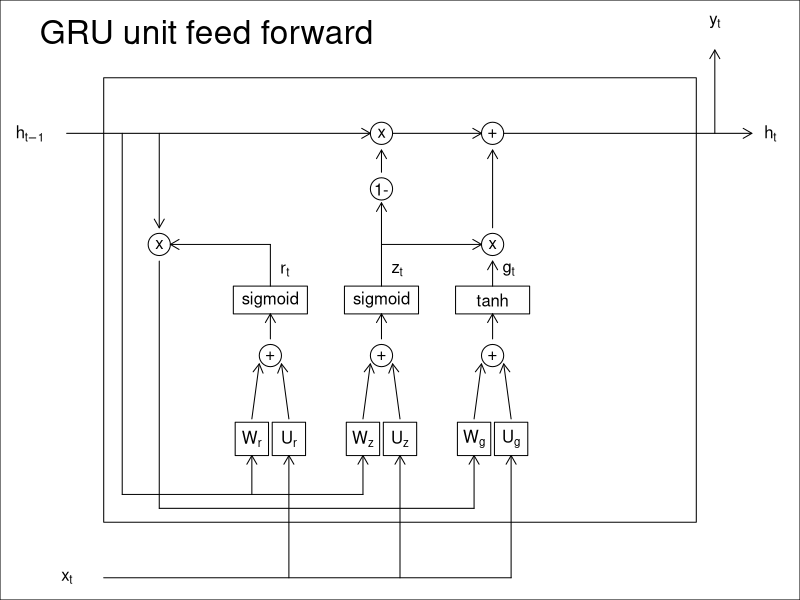
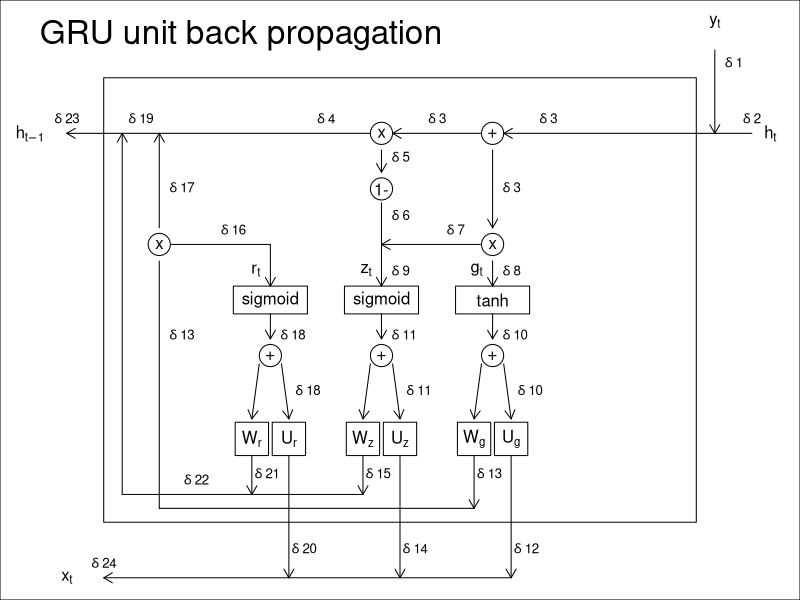

Source code (R) for these figures, in order:
## ---- chunk 1
par(mar=rep(0,4))
plot(c(0,10),c(0,10),type="n",
     # bty ="n",
     xlab ="", ylab= "",xaxt="n",yaxt="n")

text(x=0,y=9.75,labels="GRU unit feed forward",pos=4,cex=2)





symbols(x=5,y=5,rectangles = matrix(8,nrow=1,ncol=2),inches = F,add = T) # unit itself
text(x=c(0,0.5,10,9.25),y=c(8,0,8,10),
     labels = c(expression('h'[t-1]),expression('x'[t]),expression('h'[t]),expression('y'[t])))

symbols(x=c(3,3.5,4.5,5,6,6.5),y=rep(2.5,6),rectangles = matrix(c(0.45,0.6),nrow=6,ncol=2,byrow = T),inches = F,add = T) # weight matrix
text(x=c(3,3.5,4.5,5,6,6.5),y=rep(2.5,6),
     labels = c(expression('W'[r]),expression('U'[r]),
                expression('W'[z]),expression('U'[z]),expression('W'[g]),expression('U'[g]))
     ) # weight matrix

segments(x0=c(1),x1 = c(6.5),y0 = c(0),y1 = c(0)) # xt segment
arrows(x0=c(3.5,5,6.5),y0=rep(0,3),y1=rep(2.2,3),length = 0.1) # xt arrows

symbols(x=c(3.25,4.75,6.25),y=rep(4,3),circles = rep(0.15,3),inches = F,add = T) # addition of the weight matrix from x and hidden
text(x=c(3.25,4.75,6.25),y=rep(4,3),labels="+") # addition of the weight matrix from x and hidden

symbols(x=c(3.25,4.75,6.25),y=c(rep(5,3)),rectangles = matrix(c(1,0.5),nrow=3,ncol=2,byrow = T),inches = F,add = T) # linearisation
text(x=c(3.25,4.75,6.25),y=c(rep(5,3)),labels=c("sigmoid","sigmoid","tanh")) # linearisation

symbols(x=c(1.75,4.75,4.75,6.25,6.25),y=c(6,8,7,6,8),circles = rep(0.15,5),inches = F,add = T) # addition of the weight matrix from x and hidden
text(x=c(1.75,4.75,4.75,6.25,6.25),y=c(6,8,7,6,8),labels=c("x","x","1-","x","+")) # addition of the weight matrix from x and hidden

# 

# 

# # arrows(x0)
# 
segments(x0=c(1.25),x1 = c(1.25),y0 = c(8),y1 = c(1.5)) # ht-1 segment
segments(x0=c(1.25),x1 = c(4.5),y0 = c(1.5),y1 = c(1.5)) # ht-1 segment
# 

arrows(x0=c(3,4.5),y0=rep(1.5,2),y1=rep(2.2,2),length = 0.1) # ht-1 arrows
arrows(x0=c(6),y0=rep(1.25,1),y1=rep(2.2,1),length = 0.1) # ht-1 arrows
# 
arrows(x0=c(3,3.5,4.5,5,6,6.5),x1=c(3,3.5,4.5,5,6,6.5)+c(0.1,-0.1),y0=rep(2.86),y1=rep(3.85,6),length = 0.1) # before addition arrows
# 
arrows(x0=c(3.25,4.75,6.25),x1=c(3.25,4.75,6.25),y0=rep(4.3,3),y1=rep(4.75,3),length = 0.1) # before linearisation
# 
arrows(x0=c(0.5,4.9,6.4),x1=c(4.6,6.1,9.75),y0=rep(8,2),length = 0.1) # h t-1 to ht arrows
# 
arrows(x0=c(1.75),y0=rep(8,1),y1=c(6.3),length = 0.1)# after linearisation
segments(x0=c(1.75),y0=rep(5.7),y1=c(1.25))# after linearisation
segments(x0=c(1.75),x1 = 6,y0=c(1.25))# after linearisation
arrows(x0=c(4.75),y0=rep(5.25,1),y1=c(6.75),length = 0.1)# after linearisation


segments(x0=c(3.25),y0=c(5.25),y1=c(6))# after linearisation
arrows(x0=c(6.25),y0=c(5.25),y1=c(5.7),length = 0.1)# after linearisation

arrows(x0=c(4.75),y0=c(7.3),y1=c(7.7),length = 0.1) # still still after linearisation
# 
arrows(x0=c(3.25,4.75),x1=c(1.9,6.1),y0=c(6,6),length = 0.1) # still after linearisation
# 
arrows(x0=c(6.25),y0=c(6.3),y1=c(7.7),length = 0.1)# after linearisation
# 
arrows(x0=c(9.25),y0=c(8),y1=c(9.5),length = 0.1) # after X
# 
text(x=c(3.25,4.75,6.25),y=5.5,labels=c(expression('r'[t]),expression('z'[t]),expression('g'[t])),pos = 4)
## ---- chunk 2
par(mar=rep(0,4))
plot(c(0,10),c(0,10),type="n",
     # bty ="n",
     xlab ="", ylab= "",xaxt="n",yaxt="n")

text(x=0,y=9.75,labels="GRU unit back propagation",pos=4,cex=2)





symbols(x=5,y=5,rectangles = matrix(8,nrow=1,ncol=2),inches = F,add = T) # unit itself
text(x=c(0,0.5,10,9.25),y=c(8,0,8,10),
     labels = c(expression('h'[t-1]),expression('x'[t]),expression('h'[t]),expression('y'[t])))

symbols(x=c(3,3.5,4.5,5,6,6.5),y=rep(2.5,6),rectangles = matrix(c(0.45,0.6),nrow=6,ncol=2,byrow = T),inches = F,add = T) # weight matrix
text(x=c(3,3.5,4.5,5,6,6.5),y=rep(2.5,6),
     labels = c(expression('W'[r]),expression('U'[r]),
                expression('W'[z]),expression('U'[z]),expression('W'[g]),expression('U'[g]))
     ) # weight matrix

arrows(x1=c(1),x0 = c(6.5),y0 = c(0),y1 = c(0),length = 0.1) # xt segment
arrows(x0=c(3.5,5,6.5),y1=rep(0,3),y0=rep(2.2,3),length = 0.1) # xt arrows

symbols(x=c(3.25,4.75,6.25),y=rep(4,3),circles = rep(0.15,3),inches = F,add = T) # addition of the weight matrix from x and hidden
text(x=c(3.25,4.75,6.25),y=rep(4,3),labels="+") # addition of the weight matrix from x and hidden

symbols(x=c(3.25,4.75,6.25),y=c(rep(5,3)),rectangles = matrix(c(1,0.5),nrow=3,ncol=2,byrow = T),inches = F,add = T) # linearisation
text(x=c(3.25,4.75,6.25),y=c(rep(5,3)),labels=c("sigmoid","sigmoid","tanh")) # linearisation

symbols(x=c(1.75,4.75,4.75,6.25,6.25),y=c(6,8,7,6,8),circles = rep(0.15,5),inches = F,add = T) # addition of the weight matrix from x and hidden
text(x=c(1.75,4.75,4.75,6.25,6.25),y=c(6,8,7,6,8),labels=c("x","x","1-","x","+")) # addition of the weight matrix from x and hidden

# # arrows(x0)
# 
arrows(x0=c(1.25),x1 = c(1.25),y1 = c(8),y0 = c(1.5),length = 0.1) # ht-1 segment
segments(x1=c(1.25),x0 = c(4.5),y0 = c(1.5),y1 = c(1.5)) # ht-1 segment
# 

arrows(x0=c(3,4.5),y1=rep(1.5,2),y0=rep(2.2,2),length = 0.1) # ht-1 arrows
arrows(x0=c(6),y1=rep(1.25,1),y0=rep(2.2,1),length = 0.1) # ht-1 arrows
# 
arrows(x1=c(3,3.5,4.5,5,6,6.5),x0=c(3,3.5,4.5,5,6,6.5)+c(0.1,-0.1),y1=rep(2.86),y0=rep(3.85,6),length = 0.1) # before addition arrows
# 
arrows(x1=c(3.25,4.75,6.25),x0=c(3.25,4.75,6.25),y1=rep(4.3,3),y0=rep(4.75,3),length = 0.1) # before linearisation
# 
arrows(x1=c(0.5,4.9,6.4),x0=c(4.6,6.1,9.75),y0=rep(8,2),length = 0.1) # h t-1 to ht arrows
# 
arrows(x0=c(1.75),y1=rep(8,1),y0=c(6.3),length = 0.1)# after linearisation
segments(x0=c(1.75),y1=rep(5.7),y0=c(1.25))# after linearisation
segments(x1=c(1.75),x0 = 6,y0=c(1.25))# after linearisation
arrows(x0=c(4.75),y1=rep(5.25,1),y0=c(6.75),length = 0.1)# after linearisation


arrows(x0=c(3.25),y1=c(5.25),y0=c(6),length = 0.1)# after linearisation
arrows(x0=c(6.25),y1=c(5.25),y0=c(5.7),length = 0.1)# after linearisation

arrows(x0=c(4.75),y1=c(7.3),y0=c(7.7),length = 0.1) # still still after linearisation
# 
arrows(x1=c(4.75),x0=c(6.1),y0=c(6),length = 0.1) # still after linearisation
segments(x1=c(3.25),x0=c(1.9),y0=c(6)) # still after linearisation
# 
arrows(x0=c(6.25),y1=c(6.3),y0=c(7.7),length = 0.1)# after linearisation
# 
arrows(x0=c(9.25),y1=c(8),y0=c(9.5),length = 0.1) # after X
# 
text(x=c(3.25,4.75,6.25),y=5.5,labels=c(expression('r'[t]),expression('z'[t]),expression('g'[t])),pos = 2)

text(x = c(9.25), y = c(9.25), labels=c(expression(delta~"1")), pos=4,cex=0.8)
text(x = c(9.75), y = c(8), labels=c(expression(delta~"2")), pos=3,cex=0.8)

text(x = c(6.25), y = c(7), labels=c(expression(delta~"3")), pos=4,cex=0.8)
text(x = c(7), y = c(8), labels=c(expression(delta~"3")), pos=3,cex=0.8)
text(x = c(5.5), y = c(8), labels=c(expression(delta~"3")), pos=3,cex=0.8)

text(x = c(4), y = c(8), labels=c(expression(delta~"4")), pos=3,cex=0.8)
text(x = c(4.75), y = c(7.55), labels=c(expression(delta~"5")), pos=4,cex=0.8)

text(x = c(4.75), y = c(6.5), labels=c(expression(delta~"6")), pos=4,cex=0.8)

text(x = c(5.75), y = c(6), labels=c(expression(delta~"7")), pos=3,cex=0.8)
text(x = c(6.25), y = c(5.5), labels=c(expression(delta~"8")),pos = 4,cex=0.8)
text(x = c(4.75), y = c(5.5), labels=c(expression(delta~"9")),pos = 4,cex=0.8)

text(x = c(6.25), y = c(4.35), labels=c(expression(delta~"10")), pos=4,cex=0.8)
text(x = c(6.25)+0.2, y = c(4.35)-1, labels=c(expression(delta~"10")), pos=4,cex=0.8)
text(x = c(4.75), y = c(4.35), labels=c(expression(delta~"11")), pos=4,cex=0.8)
text(x = c(4.75)+0.2, y = c(4.35)-1, labels=c(expression(delta~"11")), pos=4,cex=0.8)


text(x = c(6.5)-0.1, y = c(0.5), labels=c(expression(delta~"12")), pos=4,cex=0.8)
text(x = c(6)-0.1, y = c(1.85), labels=c(expression(delta~"13")), pos=4,cex=0.8)
text(x = c(5)-0.1, y = c(0.5), labels=c(expression(delta~"14")), pos=4,cex=0.8)
text(x = c(4.5)-0.1, y = c(1.85), labels=c(expression(delta~"15")), pos=4,cex=0.8)

text(x = c(1.75), y = c(4.35), labels=c(expression(delta~"13")), pos=4,cex=0.8)

text(x = c(2.75), y = c(6), labels=c(expression(delta~"16")), pos=3,cex=0.8)
text(x = c(1.75), y = c(7), labels=c(expression(delta~"17")), pos=4,cex=0.8)

text(x = c(3.25), y = c(4.35), labels=c(expression(delta~"18")), pos=4,cex=0.8)
text(x = c(3.25)+0.2, y = c(4.35)-1, labels=c(expression(delta~"18")), pos=4,cex=0.8)

text(x = 1.5, y = c(8), labels=c(expression(delta~"19")), pos=3,cex=0.8)

text(x = c(3.5)-0.1, y = c(0.5), labels=c(expression(delta~"20")), pos=4,cex=0.8)
text(x = c(3)-0.1, y = c(1.85), labels=c(expression(delta~"21")), pos=4,cex=0.8)


text(x = 2.25, y = 1.5, labels=c(expression(delta~"22")), pos=3,cex=0.8)

text(x = 0.5, y = c(8), labels=c(expression(delta~"23")), pos=3,cex=0.8)
text(x = 1, y = 0, labels=c(expression(delta~"24")), pos=3,cex=0.8)
